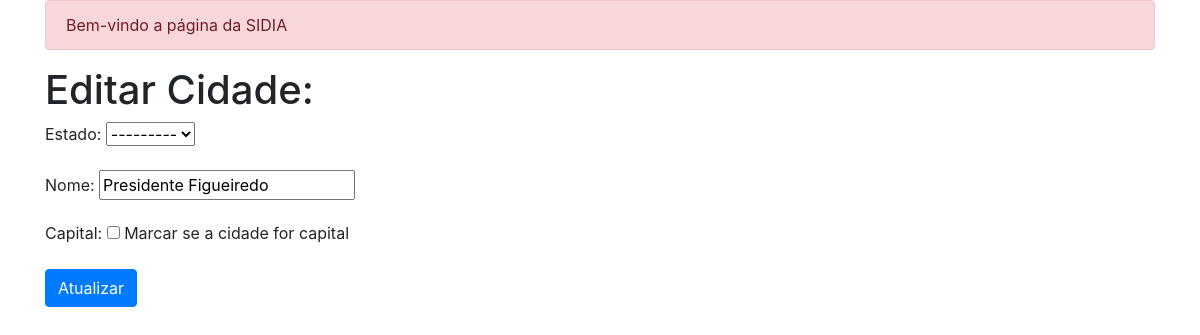
The page /update/7/ (signed in) on the database as committed earlier.
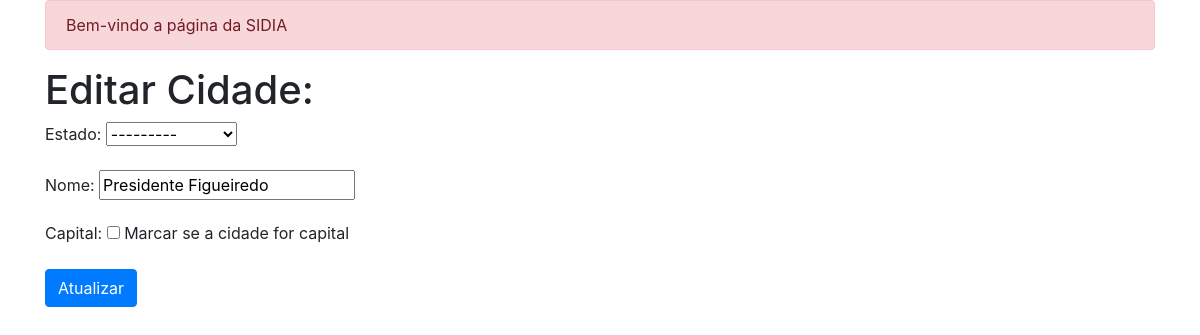
The same page on the database as committed later.
### cadastros/models.py (models this page shows, shortened)
class Cidade(models.Model):
    estado = models.ForeignKey(Estado, on_delete=models.PROTECT, null=True, blank=False)
    nome = models.CharField(max_length=100, unique=True)
    capital = models.BooleanField(default=False, help_text='Marcar se a cidade for capital')

class Estado(models.Model):
    pais = models.ForeignKey(Pais, on_delete=models.PROTECT)
    nome = models.CharField(max_length=80)
    def __str__(self):
        return self.nome
    class Meta:
        ordering = ('nome', )

### cadastros/views.py (the view)
# urls.py: path('update/<int:pk>/', login_required(CidadeUpdate.as_view()), name='cidades-editar'),
class CidadeUpdate(UpdateView, SuccessMessageMixin):
    model = Cidade
    form_class = CidadeForm
    template_name = 'cadastros/edita_cidades.html'
    success_url = reverse_lazy('cidades-list')
    success_message = 'Cadastro atualizado com sucesso!'

### cadastros/forms.py (shortened to what this page needs)
class CidadeForm(forms.ModelForm):
    class Meta:
        model = Cidade
        fields = '__all__'

### cadastros/templates/cadastros/edita_cidades.html (shortened to what this page needs)
{% extends 'base.html' %}
{% block conteudo %}
    <h1>Editar Cidade:</h1>
    <form method="POST">
        {{ form.as_p }}
        <input type="submit" value="Atualizar" class="btn btn-primary">
    </form>
{% endblock %}

Rows that differ between the two databases and show on the page:
added Estado: nome "Presidente Figueiredo"
